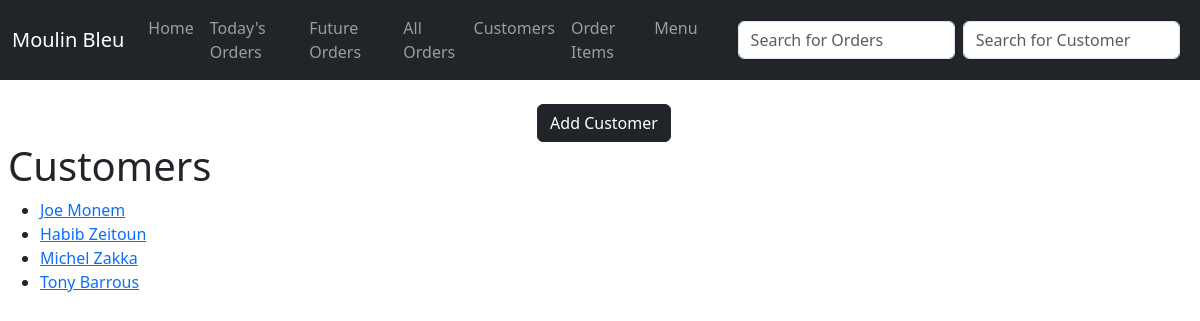
The page /customers on the database as committed earlier.
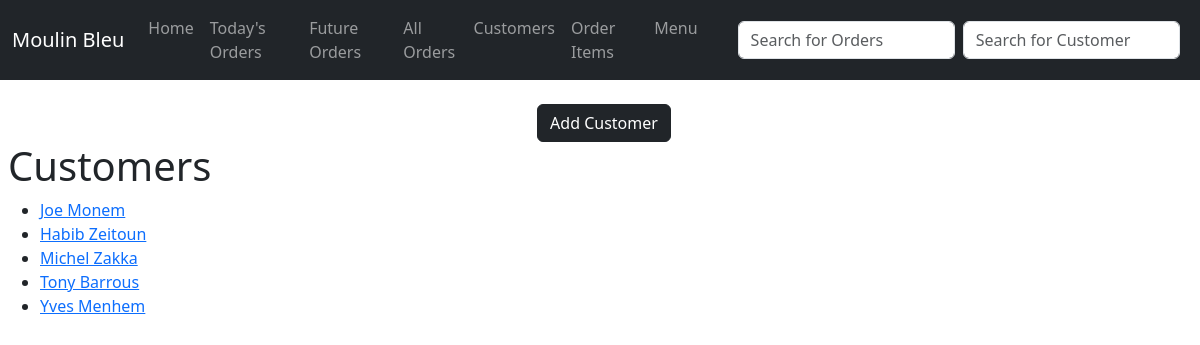
The same page on the database as committed later.
### mainapp/models.py (models this page shows, shortened)
class Customer(models.Model):
    name = models.CharField(max_length=255)
    phone_number = models.CharField(max_length=255)
    location = models.CharField(max_length=255)
    date_added = models.DateField(default=timezone.now)

### mainapp/views.py (the view)
# urls.py: path("customers", CustomersView.as_view(), name="customers"),
class CustomersView(ListView):
    model = Customer
    template_name = "customers.html"
    context_object_name = "customers"

### mainapp/templates/customers.html
{% extends 'base.html' %}
{%block content %}
<br>
<div style="text-align: center;">
    <a href="{% url 'add_customer' %}">
        <button class="btn btn-dark">Add Customer</button>
    </a>
</div>
<h1>Customers</h1>
<ul>
    {% for customer in customers %}
    <li>
        <a href="{%url 'customer_details' customer.pk %}"> {{customer.name}} </a>
        <br>
    </li>
    {% endfor %}
</ul>
{% endblock %}

Rows that differ between the two databases and show on the page:
added Customer: name "Yves Menhem"
